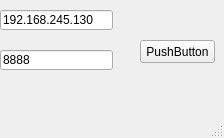
<?xml version="1.0" encoding="UTF-8"?>
<ui version="4.0">
 <class>MainWindow</class>
 <widget class="QMainWindow" name="MainWindow">
  <property name="geometry">
   <rect>
    <x>0</x>
    <y>0</y>
    <width>224</width>
    <height>138</height>
   </rect>
  </property>
  <property name="windowTitle">
   <string>MainWindow</string>
  </property>
  <widget class="QWidget" name="centralwidget">
   <widget class="QLineEdit" name="lineEditIP">
    <property name="geometry">
     <rect>
      <x>0</x>
      <y>10</y>
      <width>113</width>
      <height>20</height>
     </rect>
    </property>
    <property name="text">
     <string>192.168.245.130</string>
    </property>
   </widget>
   <widget class="QLineEdit" name="lineEditPort">
    <property name="geometry">
     <rect>
      <x>0</x>
      <y>50</y>
      <width>113</width>
      <height>20</height>
     </rect>
    </property>
    <property name="text">
     <string>8888</string>
    </property>
   </widget>
   <widget class="QPushButton" name="buttonConnect">
    <property name="geometry">
     <rect>
      <x>140</x>
      <y>40</y>
      <width>75</width>
      <height>23</height>
     </rect>
    </property>
    <property name="text">
     <string>PushButton</string>
    </property>
   </widget>
  </widget>
  <widget class="QMenuBar" name="menubar">
   <property name="geometry">
    <rect>
     <x>0</x>
     <y>0</y>
     <width>224</width>
     <height>23</height>
    </rect>
   </property>
  </widget>
  <widget class="QStatusBar" name="statusbar"/>
 </widget>
 <resources/>
 <connections/>
</ui>
